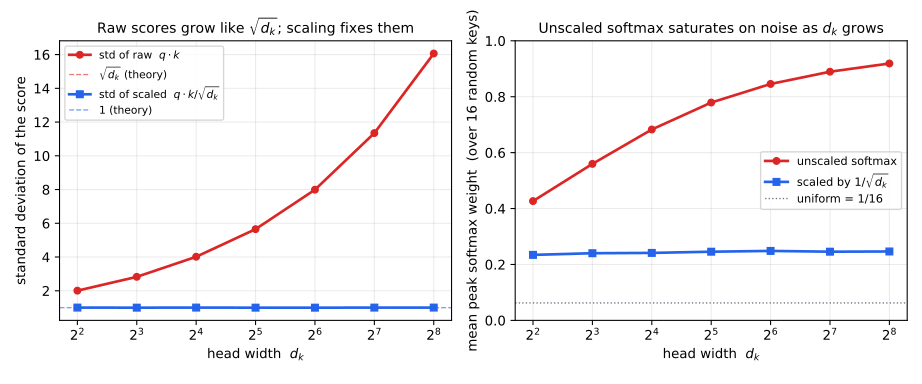

The Python source for this figure:
"""Why attention divides by sqrt(d_k): logit variance and softmax saturation.

Appendix A, section A.7 (and the 1/sqrt(d_k) remark of section 3.3).  This is
Vaswani et al. (2017) footnote 4 made numerical, plus the second-moment
derivation of A.7.

Two panels:

(left) For q, k drawn iid N(0,1) in R^{d_k}, the raw score q . k = sum_l q_l k_l
has mean 0 and variance d_k, so its standard deviation grows like sqrt(d_k).
Dividing by sqrt(d_k) holds the standard deviation at 1 regardless of head
width.  We plot both, with the sqrt(d_k) reference curve.

(right) The consequence for the softmax.  For a query against L INDEPENDENT
candidate keys (no planted signal -- pure background), the UNSCALED logits are
N(0, d_k), so as d_k grows the largest one runs away and the softmax becomes
spuriously confident: its peak weight tends to 1 on a purely random key -- the
saturated, vanishing-gradient regime Vaswani et al. warn about.  The
sqrt(d_k)-SCALED logits are N(0, 1) at every width, so the softmax is
d_k-invariant: its peak weight stays near 1/L and gradients stay alive.  The
scaling fixes the temperature to the noise floor instead of letting it grow
with head width.

Everything is seeded (numpy default_rng) so the figure regenerates identically.

Outputs:
  qkv-sqrt-dk-scaling.svg
  qkv-sqrt-dk-scaling.json
"""
import json
import pathlib

import numpy as np
import matplotlib
matplotlib.use("Agg")
import matplotlib.pyplot as plt

HERE = pathlib.Path(__file__).resolve().parent

# macOS Accelerate / NumPy 2.x raises spurious FP flags inside BLAS matmul;
# the printed results are exact (verified), so silence these non-errors.
np.seterr(divide="ignore", over="ignore", invalid="ignore")

dks = [4, 8, 16, 32, 64, 128, 256]
N = 40000          # Monte-Carlo samples per d_k for the variance panel
L = 16             # candidate keys per query for the saturation panel
trials = 4000      # queries averaged per d_k for the saturation panel


def softmax(z, axis=-1):
    z = z - z.max(axis=axis, keepdims=True)
    e = np.exp(z)
    return e / e.sum(axis=axis, keepdims=True)


raw_std, scaled_std = [], []
peak_unscaled, peak_scaled = [], []
ent_unscaled, ent_scaled = [], []

for dk in dks:
    rng = np.random.default_rng(dk)            # per-width seed -> reproducible

    # --- variance panel: std of a single dot product ---
    Q = rng.standard_normal((N, dk))
    K = rng.standard_normal((N, dk))
    dots = np.einsum("nd,nd->n", Q, K)
    raw_std.append(float(dots.std()))
    scaled_std.append(float((dots / np.sqrt(dk)).std()))

    # --- saturation panel: softmax over L INDEPENDENT keys (pure background) ---
    q = rng.standard_normal((trials, dk))
    keys = rng.standard_normal((trials, L, dk))        # no planted signal
    logits = np.einsum("td,tld->tl", q, keys)          # raw q . k ~ N(0, d_k)
    a_un = softmax(logits, axis=1)
    a_sc = softmax(logits / np.sqrt(dk), axis=1)
    peak_unscaled.append(float(a_un.max(axis=1).mean()))
    peak_scaled.append(float(a_sc.max(axis=1).mean()))
    ent_unscaled.append(float((-(a_un * np.log2(a_un + 1e-12)).sum(axis=1)).mean()))
    ent_scaled.append(float((-(a_sc * np.log2(a_sc + 1e-12)).sum(axis=1)).mean()))

data = {
    "d_k": dks, "N": N, "L": L, "trials": trials,
    "raw_std": raw_std, "scaled_std": scaled_std,
    "sqrt_dk": [float(np.sqrt(dk)) for dk in dks],
    "softmax_peak_unscaled": peak_unscaled, "softmax_peak_scaled": peak_scaled,
    "softmax_entropy_bits_unscaled": ent_unscaled,
    "softmax_entropy_bits_scaled": ent_scaled,
    "uniform_entropy_bits": float(np.log2(L)),
}
with open(HERE / "qkv-sqrt-dk-scaling.json", "w") as f:
    json.dump(data, f, indent=1)

fig, (ax1, ax2) = plt.subplots(1, 2, figsize=(9.6, 4.0))

ax1.plot(dks, raw_std, "o-", color="#dc2626", lw=2.0, ms=5,
         label=r"std of raw  $q\cdot k$")
ax1.plot(dks, [np.sqrt(dk) for dk in dks], "--", color="#dc2626", lw=1.0,
         alpha=0.6, label=r"$\sqrt{d_k}$ (theory)")
ax1.plot(dks, scaled_std, "s-", color="#2563eb", lw=2.0, ms=5,
         label=r"std of scaled  $q\cdot k/\sqrt{d_k}$")
ax1.axhline(1.0, color="#2563eb", ls="--", lw=1.0, alpha=0.6, label="1 (theory)")
ax1.set_xscale("log", base=2)
ax1.set_xlabel(r"head width  $d_k$")
ax1.set_ylabel("standard deviation of the score")
ax1.set_title("Raw scores grow like $\\sqrt{d_k}$; scaling fixes them", fontsize=10.5)
ax1.grid(True, alpha=0.25)
ax1.legend(fontsize=8.0, loc="upper left")

ax2.plot(dks, peak_unscaled, "o-", color="#dc2626", lw=2.0, ms=5,
         label="unscaled softmax")
ax2.plot(dks, peak_scaled, "s-", color="#2563eb", lw=2.0, ms=5,
         label=r"scaled by $1/\sqrt{d_k}$")
ax2.set_xscale("log", base=2)
ax2.set_ylim(0, 1.0)
ax2.set_xlabel(r"head width  $d_k$")
ax2.axhline(1.0 / L, color="#6b7280", ls=":", lw=1.0, label=f"uniform = 1/{L}")
ax2.set_ylabel("mean peak softmax weight  (over %d random keys)" % L)
ax2.set_title("Unscaled softmax saturates on noise as $d_k$ grows", fontsize=10.5)
ax2.grid(True, alpha=0.25)
ax2.legend(fontsize=8.5, loc="center right")

fig.tight_layout()
fig.savefig(HERE / "qkv-sqrt-dk-scaling.svg")
print("wrote qkv-sqrt-dk-scaling.svg / .json")
print(f"  raw_std    = {[round(s,2) for s in raw_std]}")
print(f"  scaled_std = {[round(s,3) for s in scaled_std]}")
print(f"  peak unscaled = {[round(p,3) for p in peak_unscaled]}")
print(f"  peak scaled   = {[round(p,3) for p in peak_scaled]}")
print(f"  d_k=64: raw_std={raw_std[dks.index(64)]:.2f} (sqrt64={np.sqrt(64):.2f}), "
      f"peak_unscaled={peak_unscaled[dks.index(64)]:.3f}, "
      f"peak_scaled={peak_scaled[dks.index(64)]:.3f}")
